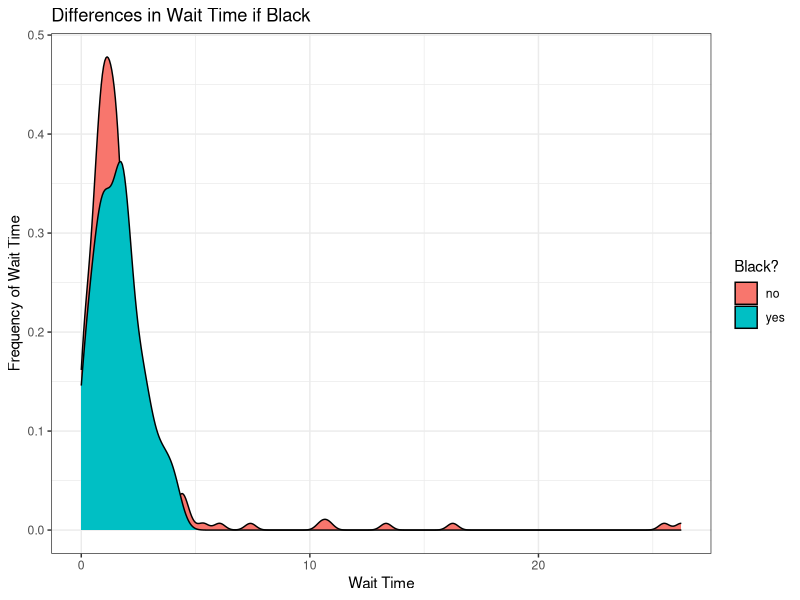
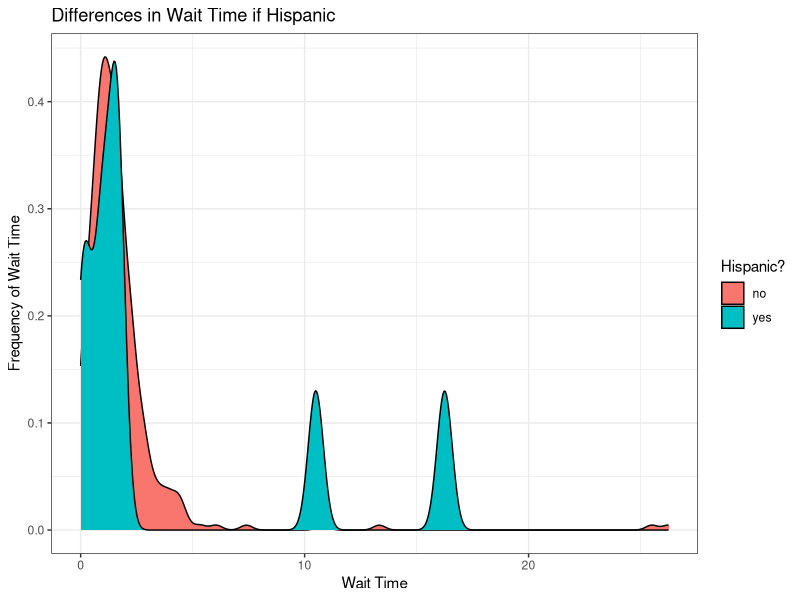
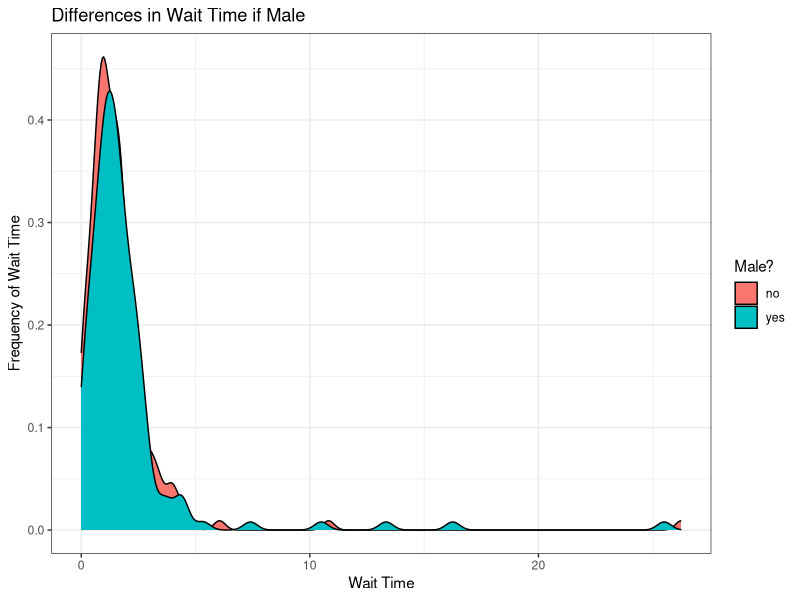
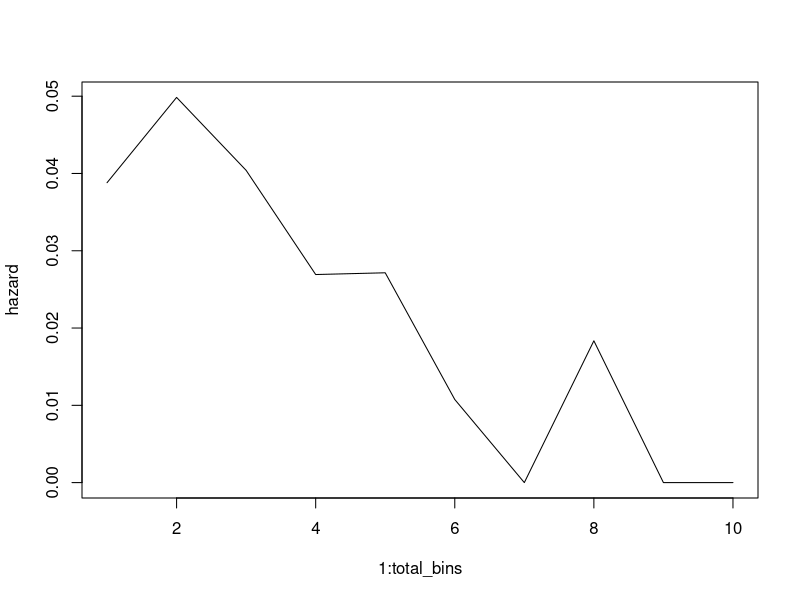

Source code (R) for these figures, in order: (Note: this script raises an error after producing the figures.)
## ---- chunk 1
knitr::opts_chunk$set(fig.width=5, fig.height=3) 
library(dplyr)
library(magrittr)
library(knitr)
library(ggplot2)
## ---- chunk 2
kelly <- read.table("kellydat.txt", header = T)
kelly <- kelly %>% mutate(count_sn = sn1 + sn2*2 + sn3*3 + all4*4) %>% select(-c(sn1, sn2, sn3, all4))
## ---- chunk 3

## ---- chunk 4

ggplot(kelly, aes(nctdel, group = factor(black), fill = factor(black,labels=c("no", "yes"))),alpha=0.5, adjust=2) + geom_density() + theme_bw() + xlab("Wait Time") + ylab("Frequency of Wait Time") + labs(fill = "Black?") + ggtitle("Differences in Wait Time if Black")
## ---- chunk 5
ggplot(kelly, aes(nctdel, group = factor(hisp), fill = factor(hisp,labels=c("no", "yes"))),alpha=0.5, adjust=2) + geom_density() + theme_bw() + xlab("Wait Time") + ylab("Frequency of Wait Time") + labs(fill = "Hispanic?") + ggtitle("Differences in Wait Time if Hispanic")
## ---- chunk 6
ggplot(kelly, aes(nctdel, group = factor(male), fill = factor(male,labels=c("no", "yes"))),alpha=0.5, adjust=2) + geom_density() + theme_bw() + xlab("Wait Time") + ylab("Frequency of Wait Time") + labs(fill = "Male?") + ggtitle("Differences in Wait Time if Male")
## ---- chunk 7
# set up the kernels
#bin <- cut(kelly$nctdel, c(-Inf,seq(0,26,.3),Inf))
quants <- quantile(kelly$nctdel, probs = seq(0,1,length.out = 10))
bin <- cut(kelly$nctdel, c(-1,quants))
levels(bin) <- seq(1:nlevels(bin))
#bins <- cut(kelly$nctdel, c(-Inf,0,0.5, 0.7, 1.3, 2.05,10,15,Inf)) #manually choose bins based on quantiles and my own knowledge
# we're going to pre-calculate a bunch of kernel weights
# each row is one bin, the columns are the kernel weights for that bin
## ---- chunk 8
# instantiate data
times <- as.numeric(bin)
total_bins <- max(times)
censored <- kelly$fail
charac <- kelly %>% select(-c(nctdel, fail))
# example transformation
# transformation function

transformation <- function(time, censored, total_bins) {
  y <- rep(0,time)
  if(!censored) {
    y[time] <- 1
  }
  
  # if you are doing kernel regression then you will calculate X differently here (using the kernels)
  X <- array(0, dim=c(time, total_bins))
  diag(X) <- 1
  
  return(data.frame(y,X))
}
# apply the transformation to the data set
d <- transformation(times[1], censored[1], total_bins)
for(i in 2:length(times)) {
  d <- rbind(d, transformation(times[i], censored[i], total_bins))
}
# fit a model
m <- glm(y ~ 0 + ., data=d, family="binomial")
summary(m)

beta <- coef(m)
hazard <- exp(beta)/(1+exp(beta))
plot(1:total_bins, hazard, type='l')
# this is pretty ugly. Let's smooth it out with kernel regression.
# set up the kernels
kernels <- 4
tau <- seq(from=1, to=total_bins, length.out = kernels)
sigma <- (tau[2]-tau[1])/2
# we're going to pre-calculate a bunch of kernel weights
# each row is one bin, the columns are the kernel weights for that bin
kernel.weights <- matrix(dnorm(rep(1:80,kernels),rep(tau,each=80),sigma), ncol=kernels)
# now we'll create a new transform function
kernel.transformation <- function(time, censored, other_cov, total_bins) {
  y <- rep(0,time)
  if(!censored) {
    y[time] <- 1
  }
  
  # X has kernel weights instead of the bin indicators that it had before
  X <- array(kernel.weights[1:time,],dim=c(time,kernels))
  X <- cbind(X, other_cov)
  
  return(data.frame(y,X))
}

d2 <- NULL
d2 <- kernel.transformation(times[1], censored[1], charac[1,],total_bins)
for(i in 2:length(times)) {
  d2 <- rbind(d2, kernel.transformation(times[i], censored[i], charac[i,], total_bins))
}

# fit a model
m2 <- glm(y ~ 0 + ., data=d2, family="binomial")
summary(m2)
# make a smooth plot


###CREATE HAZARD --> y is the binned time at failure

hazard.logodds <- predict(m2, newdata = data.frame(kernel.weights))
hazard <- exp(hazard.logodds)/(1+exp(hazard.logodds))
plot(1:total_bins, hazard, type='l')
# you can choose different numbers of kernels or even use un-evenly spaced kernels to capture more detail early on where you have more data.
## ---- chunk 9
par(mfrow = c(2,2))
plot(m2)
## ---- chunk 10
X.test <- kelly %>% select(male, black, hisp, count_sn)

X.test <- data.frame(cbind(kern_distribution(kelly$nctdel), X.test))


kern.pred <- round(predict.glm(m2, newdata = data.frame(X.test), type = 'response'))
m = mean(kern.pred != kelly$fail)
